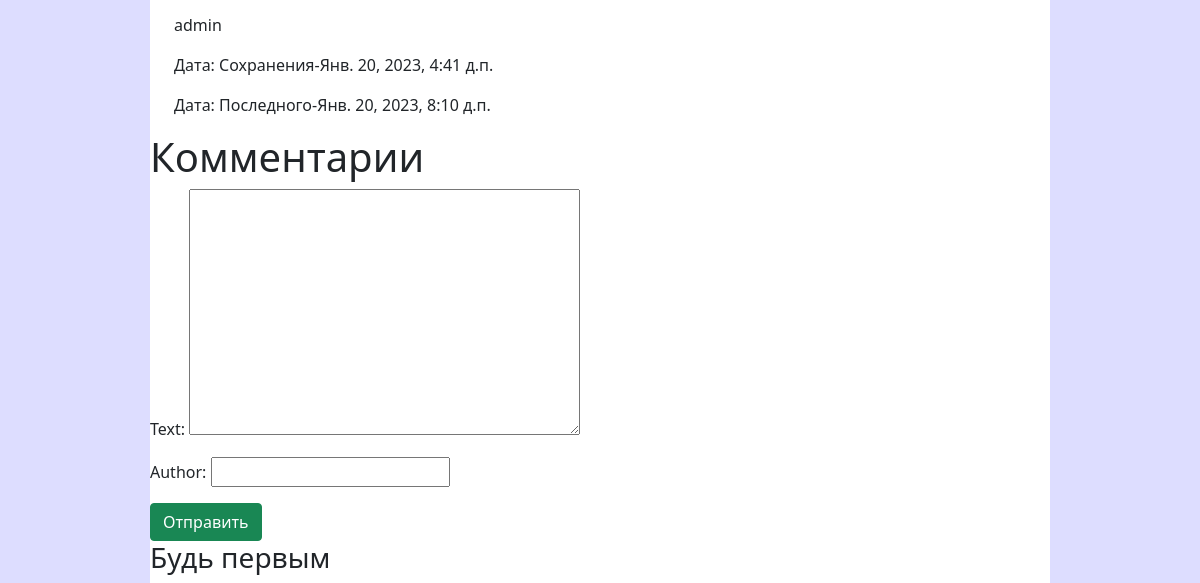
/posts/post/1 (lower part), run on an earlier commit of the app's database.
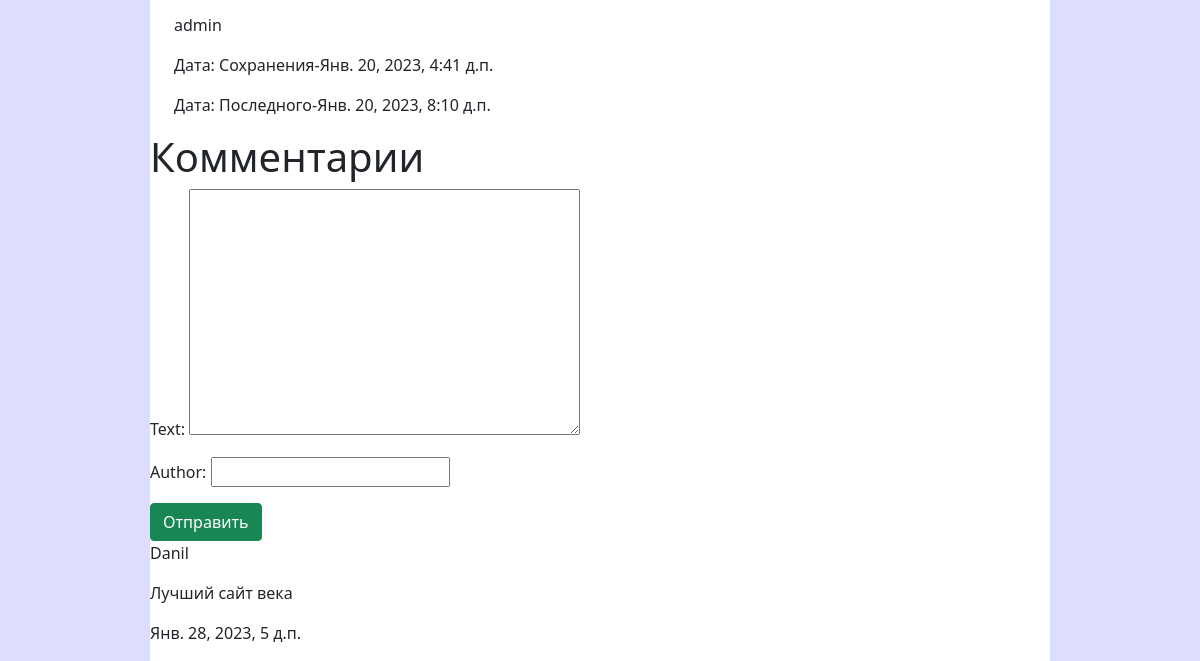
And on a later commit of the database.
### comment/models.py (models this page shows, shortened)
class Comment(models.Model):
    text = models.TextField(blank=False) #нельзя отправлять пустой комментарий
    date_of_create = models.DateTimeField(auto_now_add=True)
    author = models.CharField(max_length=32)
    post = models.ForeignKey(Post, on_delete=models.CASCADE)
    published = models.BooleanField(default=False) #премодерация
    class Meta:
        ordering = ('-date_of_create', )

### posts/views.py (the view)
# urls.py: path("post/<int:pk>", post_id_view, name="post"),
def post_id_view(request, pk):
    pk = get_object_or_404(Post, pk=pk)
    comments = Comment.objects.filter(post = pk, published=True)
    if request.method=="POST": #если метод запроса POST
        form = CommentForm(request.POST) #то мы передаём запрос в форму
        if form.is_valid(): #если форма заполнена корректно
            comment =  form.save(commit=False) #получаем объект комментария без сохранения
            comment.post = pk #записываем к какому посту относится данный комментарий
            comment.save() #комментарий сохраняется
            form = CommentForm() #создаём новую форму
    else:
        form = CommentForm()
    context = {"pk": pk,'page':'posts', 'comments_list':comments, 'form':form}
    return render(request, "posts/post_id.html", context)

### comment/forms.py
class CommentForm(forms.ModelForm):
    class Meta:
        model = Comment
        exclude = ('date_of_create','published','post')

### posts/templates/posts/post_id.html (shortened to what this page needs)
{% extends 'root.html' %}
{% block content %}
    <div class="ms-4 me-4">
        <p>{{ pk.author.username }}</p>
        <p>Дата: Сохранения-{{ pk.publish_date }}</p>
        <p>Дата: Последного-{{ pk.change_date }}</p>
    </div>
    <div class="mt-3">
        <h1>Комментарии</h1>
        <form action="{% url 'posts:post' pk.pk %}" method="post">
            {{ form.as_p }}
            <input class="btn btn-success" value="Отправить" type="submit">
        </form>
        {% for comment in comments_list %}
            <div>
                <p>{{ comment.author }}</p>
                <p>{{ comment.text }}</p>
                <p>{{ comment.date_of_create }}</p>
            </div>
            {% empty %}
            <h3>Будь первым</h3>
        {% endfor %}
    </div>
{% endblock %}

What changed in the data, as far as the page shows it:
added Comment: author "Danil", text "Лучший сайт века", date_of_create "Янв. 28, 2023, 5 д.п."
Also different on the page:
text no longer shown: "Будь первым"
